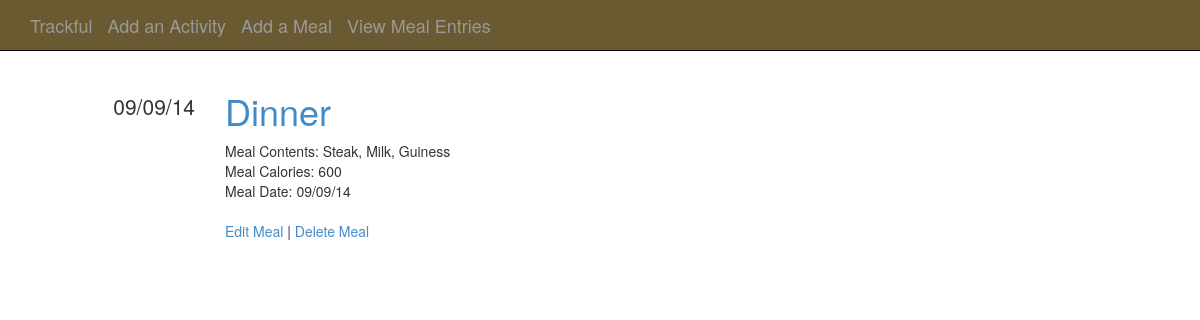
The page /meal/1 on the database its author committed.
### tracky/models.py (models this page shows)
class Meal(Base):
    __tablename__ = 'meal'
    meal_id = Column(Integer, Sequence('meal_id_sequence'), primary_key=True)
    meal = Column(String(1024))
    contents = Column(String(1024))
    calories = Column(Integer)
    entry_date = Column(DateTime, default=datetime.datetime.now)

### tracky/views.py (the view)
@app.route('/meal/<int:meal_id>')
def view_meal(meal_id=0):
    meal = session.query(Meal).get(meal_id)
    return render_template('meal.html', meal=meal)

### tracky/filters.py (called while the page is built)
@app.template_filter()
def dateformat(date, format):
    if not date:
        return None
    return date.strftime(format)

### tracky/templates/meal.html
{% extends 'base.html' %}
{% import 'macros.html' as macros %}
{% block content %}
{{ macros.render_meal(meal) }}
{% endblock %}

### tracky/templates/macros.html (shortened to what this page needs)
{% macro render_meal(meal) %}
<div class="row">
    <div class="col-md-2 text-right metadata">
        <ul class="list-unstyled">
            <li>
                {{ meal.entry_date | dateformat('%d/%m/%y') }}
            </li>
        </ul>
    </div>
    <div class="col-md-10">
        <h1>
             <a href="{{ url_for('view_by_meal', meal_type=meal.meal) }}"> {{ meal.meal }}</a>
        </h1>
                Meal Contents: {{ meal.contents }} <br>
                Meal Calories: {{ meal.calories }} <br>
                Meal Date: {{ meal.entry_date | dateformat('%d/%m/%y') }} <br><br>
                <a href="{{ url_for('edit_meal', meal_id = meal.meal_id) }}"> Edit Meal</a> |
                <a href="{{ url_for('delete_meal', meal_id = meal.meal_id) }}"> Delete Meal</a>
    </div>
</div>
{% endmacro %}

### tracky/static/css/main.css (style rules this page uses)
div.metadata { margin-top: 20px; font-size: 1.5em; }

### rows shown on the page
Meal: entry_date "09/09/14", meal "Dinner", contents "Steak, Milk, Guiness", calories "600"
